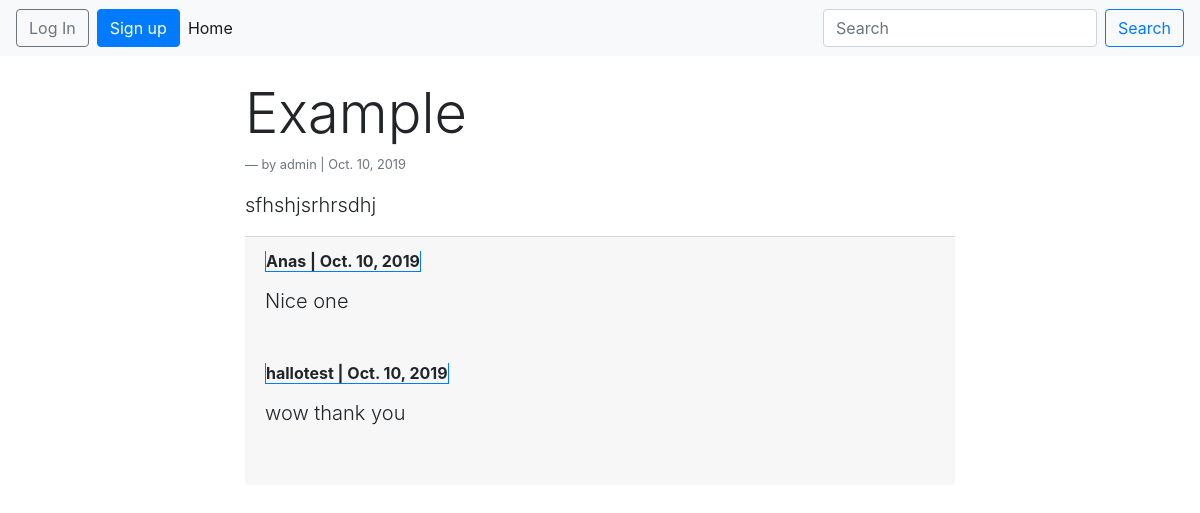
Screenshot of /post/example/ with the database file from the repository.
### post/models.py (models this page shows, shortened)
class Post(models.Model):
    body_text=models.TextField()
    title=models.CharField(max_length=50)
    created_on=models.DateField(auto_now_add=True)
    slug=models.SlugField(max_length=50,unique=True)
    author=models.ForeignKey(
        get_user_model(),
        on_delete=models.CASCADE,
    )

class Comment(models.Model):
    text=models.TextField()
    email=models.EmailField(max_length=50)
    slug=models.SlugField(max_length=50,unique=True)
    created_on=models.DateField(auto_now_add=True)
    post=models.ForeignKey(
        Post,
        on_delete=models.CASCADE,
        related_name='comment',
    )
    author=models.ForeignKey(
        get_user_model(),
        on_delete=models.CASCADE,
        null=True,
        related_name='author',
    )

### users/models.py (models this page shows)
class CustomUser(AbstractUser):
    email = models.EmailField(unique=True)
    age=models.PositiveIntegerField(default=0)
    created_time=models.DateTimeField(default=now)

### post/views.py (the view)
# urls.py: path('post/<slug:slug>/',DetailPostView.as_view(),name='post_detail'),
class DetailPostView(DetailView):
    model = Post
    template_name = 'post_detail.html'

### templates/post_detail.html (shortened to what this page needs)
{% extends 'base.html' %}
{% block content %}
<div class="container mt-4">
        <div class=" row">
            <div class="col-sm-2" >
            </div>
  <div class="col-md-8">
    <h1 class="display-4">{{ post.title }}</h1>
    <p class="blockquote-footer">by {{ object.author }} | {{ object.created_on }}</p>
    <p class="lead">{{ post.body_text }}</p>
  <div class="card-footer">
    {% for comment in post.comment.all %}
      <p>
        <span class="font-weight-bold border-top-0 border border-primary">{{ comment.author }} | {{comment.created_on}} </span>
          <h4 class="lead">{{ comment.text }}</h4><br>
      </p>
    {% endfor %}
  </div>
{% endblock content %}

### rows the page displays
Post: title "Example", author "admin", created_on "Oct. 10, 2019", body_text "sfhshjsrhrsdhj"
Comment: author "Anas", created_on "Oct. 10, 2019", text "Nice one"
Comment: author "hallotest", created_on "Oct. 10, 2019", text "wow thank you"
